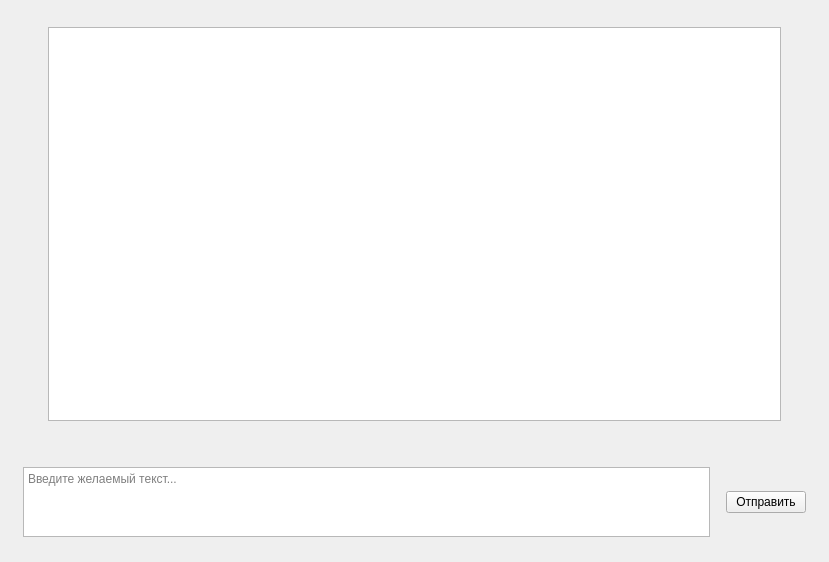
<?xml version="1.0" encoding="UTF-8"?>
<ui version="4.0">
 <class>MainWindow</class>
 <widget class="QWidget" name="MainWindow">
  <property name="windowModality">
   <enum>Qt::NonModal</enum>
  </property>
  <property name="geometry">
   <rect>
    <x>0</x>
    <y>0</y>
    <width>829</width>
    <height>562</height>
   </rect>
  </property>
  <property name="sizePolicy">
   <sizepolicy hsizetype="Expanding" vsizetype="Expanding">
    <horstretch>0</horstretch>
    <verstretch>0</verstretch>
   </sizepolicy>
  </property>
  <layout class="QGridLayout" name="gridLayout">
   <property name="leftMargin">
    <number>23</number>
   </property>
   <property name="topMargin">
    <number>27</number>
   </property>
   <property name="rightMargin">
    <number>23</number>
   </property>
   <property name="bottomMargin">
    <number>25</number>
   </property>
   <item row="0" column="0">
    <layout class="QVBoxLayout" name="verticalLayout_6">
     <property name="leftMargin">
      <number>25</number>
     </property>
     <property name="rightMargin">
      <number>25</number>
     </property>
     <item>
      <widget class="QTextBrowser" name="massage_box">
       <property name="sizePolicy">
        <sizepolicy hsizetype="Expanding" vsizetype="Expanding">
         <horstretch>0</horstretch>
         <verstretch>0</verstretch>
        </sizepolicy>
       </property>
       <property name="markdown">
        <string/>
       </property>
       <property name="searchPaths">
        <stringlist/>
       </property>
      </widget>
     </item>
    </layout>
   </item>
   <item row="2" column="0">
    <layout class="QHBoxLayout" name="horizontalLayout" stretch="10,0">
     <property name="spacing">
      <number>16</number>
     </property>
     <property name="sizeConstraint">
      <enum>QLayout::SetDefaultConstraint</enum>
     </property>
     <property name="rightMargin">
      <number>0</number>
     </property>
     <property name="bottomMargin">
      <number>0</number>
     </property>
     <item>
      <widget class="QTextEdit" name="text_edit">
       <property name="sizePolicy">
        <sizepolicy hsizetype="Expanding" vsizetype="Preferred">
         <horstretch>0</horstretch>
         <verstretch>0</verstretch>
        </sizepolicy>
       </property>
       <property name="placeholderText">
        <string>Введите желаемый текст...</string>
       </property>
      </widget>
     </item>
     <item>
      <widget class="QPushButton" name="push_button">
       <property name="sizePolicy">
        <sizepolicy hsizetype="Preferred" vsizetype="Fixed">
         <horstretch>0</horstretch>
         <verstretch>0</verstretch>
        </sizepolicy>
       </property>
       <property name="text">
        <string>Отправить</string>
       </property>
       <property name="shortcut">
        <string>Ctrl+Return</string>
       </property>
       <property name="flat">
        <bool>false</bool>
       </property>
      </widget>
     </item>
    </layout>
   </item>
   <item row="1" column="0">
    <spacer name="verticalSpacer_2">
     <property name="orientation">
      <enum>Qt::Vertical</enum>
     </property>
     <property name="sizeType">
      <enum>QSizePolicy::Preferred</enum>
     </property>
     <property name="sizeHint" stdset="0">
      <size>
       <width>20</width>
       <height>40</height>
      </size>
     </property>
    </spacer>
   </item>
  </layout>
 </widget>
 <resources/>
 <connections/>
</ui>
